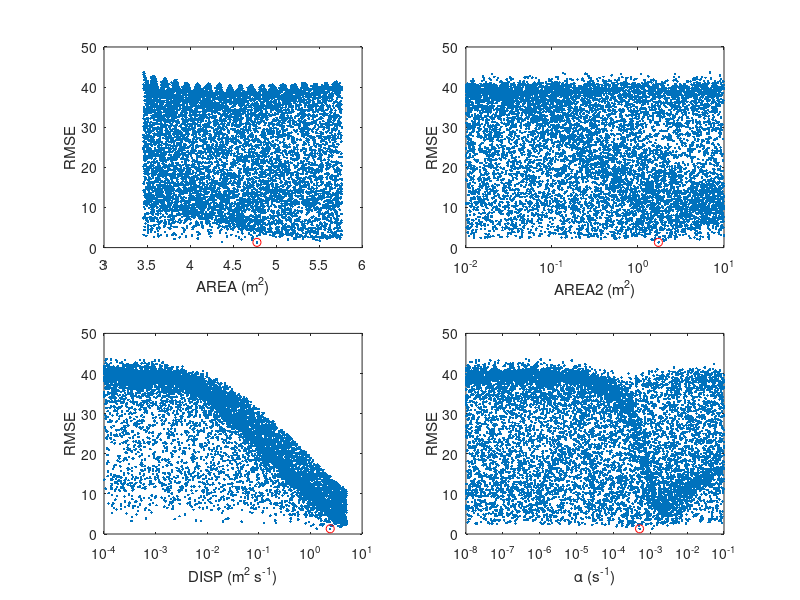

Source code (MATLAB):
clear
clc
close all

%SIMPLE VISUALIZATION OF RESULTS FROM MONTE-CARLO DATA

%load the data
load Rundata.mat

%%
%*********************************************************************
% Figure 1 - Plot parameter values vs. quality of fit
%*********************************************************************
%Change Variables Here
    fitnessmetric=['RMSE'];


figure(1)
    clf
    set(gcf,'color','w','units','in')
    
    %Area
    thisvar=['AREA'];
    ax(1)=subplot(2,2,1);
        plot(Pars.(thisvar),Data.(fitnessmetric),'.')
        hold on
        plot(Pars.(thisvar)(Data.(fitnessmetric)==min(Data.(fitnessmetric))),min(Data.(fitnessmetric)),'ro');
        
        
    %Area2
    thisvar=['AREA2'];
    ax(2)=subplot(2,2,2);
        plot(Pars.(thisvar),Data.(fitnessmetric),'.')
        hold on
        plot(Pars.(thisvar)(Data.(fitnessmetric)==min(Data.(fitnessmetric))),min(Data.(fitnessmetric)),'ro');
            %Disp
    thisvar=['DISP'];
    ax(3)=subplot(2,2,3);
        plot(Pars.(thisvar),Data.(fitnessmetric),'.')        
        hold on
        plot(Pars.(thisvar)(Data.(fitnessmetric)==min(Data.(fitnessmetric))),min(Data.(fitnessmetric)),'ro');
            %Alpha
    thisvar=['ALPHA'];
    ax(4)=subplot(2,2,4);
        plot(Pars.(thisvar),Data.(fitnessmetric),'.')
        hold on
        plot(Pars.(thisvar)(Data.(fitnessmetric)==min(Data.(fitnessmetric))),min(Data.(fitnessmetric)),'ro');
                
        
   %formatting
        set(ax(2:4),'xscale','log')
        ylabel(ax(1),fitnessmetric)
        ylabel(ax(2),fitnessmetric)
        ylabel(ax(3),fitnessmetric)
        ylabel(ax(4),fitnessmetric)
        xlabel(ax(1),'AREA (m^2)')
        xlabel(ax(2),'AREA2 (m^2)')
        xlabel(ax(3),'DISP (m^2 s^-^1)')
        xlabel(ax(4),'\alpha (s^-^1)')
        
%%       
%*********************************************************************
% Extract some parameters based on an objective function
%*********************************************************************        

%EXAMPLE 1 - GRAB THE TOP ___ PARAMETER SETS BASED ON OBJECTIVE FUNCTION

    %Extract the top ____ parameter sets from the database
        topno=100;

    %Objective function to use
        objtouse=['RMSE'];

    %Sort the data based on that objective function
        %make a single matrix with all parameter values and the objective function
        sortemp=[Data.(objtouse),Pars.AREA,Pars.DISP,Pars.AREA2,Pars.ALPHA];

        %sort the data
        sorted=sortrows(sortemp,1);


    %Grab the values you want and store in a new structure
        Clipped.(objtouse)=sorted(1:topno,1);
        Clipped.AREA=sorted(1:topno,2);
        Clipped.DISP=sorted(1:topno,3);
        Clipped.AREA2=sorted(1:topno,4);
        Clipped.ALPHA=sorted(1:topno,5);

%EXAMPLE 2 - GRAB ALL VALUES ABOVE A SPECIFIED THRESHOLD

    %Objective functino threshold
        threshold=5;

    %Objective function to use
        objtouse=['RMSE'];

    %Grab the values and make a structure
        Clipped2.(objtouse)=Data.(objtouse)(Data.(objtouse)<=threshold);
        Clipped2.AREA=Pars.AREA(Data.(objtouse)<=threshold);
        Clipped2.DISP=Pars.DISP(Data.(objtouse)<=threshold);
        Clipped2.AREA2=Pars.AREA2(Data.(objtouse)<=threshold);
        Clipped2.ALPHA=Pars.ALPHA(Data.(objtouse)<=threshold);
        







